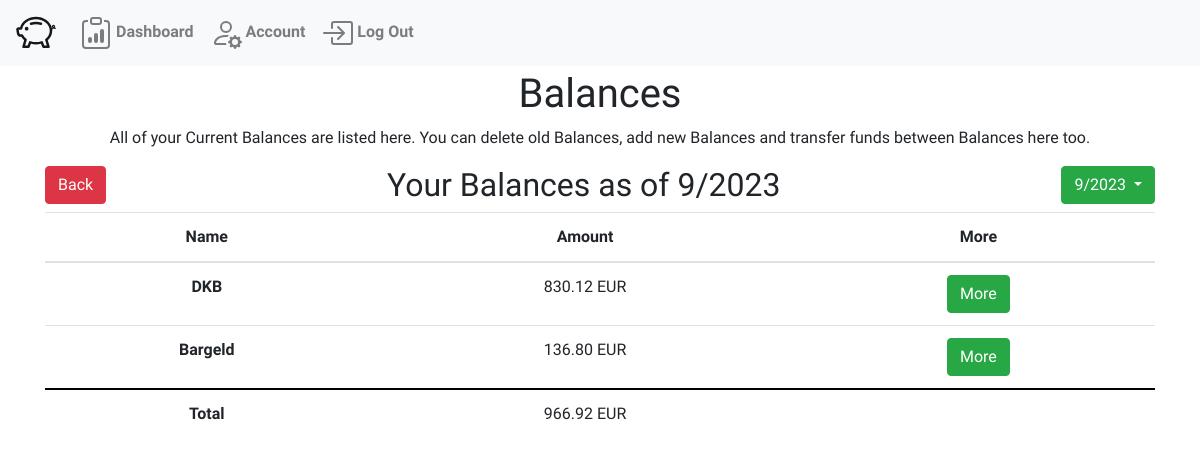
Screenshot of /balances/2023-09-17 (signed in) with the database file from the repository.
### WalletWise/models.py (models this page shows, shortened)
class MonthBudget(models.Model):
    dashboard = models.ForeignKey("Dashboard", on_delete=models.CASCADE, related_name="months")
    date = models.DateField(auto_now_add=True)
    @property
    def all_funds(self):
        total_amount = Decimal(0)
        if self.funds.aggregate(amount_sum=models.Sum('amount'))['amount_sum']:
            total_amount = self.funds.aggregate(amount_sum=models.Sum('amount'))['amount_sum']
        return Decimal(total_amount).quantize(Decimal('0.00'), rounding=ROUND_DOWN) or 0  # Return 0 if no funds are associated
    @property
    def month(self):
        return self.date.month
    @property
    def year(self):
        return self.date.year

class Funds(models.Model):
    budget = models.ForeignKey("MonthBudget",related_name="funds", on_delete=models.CASCADE)
    title = models.CharField(max_length=64)
    amount = models.DecimalField(decimal_places=2, max_digits=20)
    defaultOwner = models.ForeignKey("User", related_name="defaultFunds", on_delete=models.DO_NOTHING, default=None, null=True)

### WalletWise/views.py (the view)
# urls.py: path("balances/<str:date>", views.changeMonth, name="changeMonth"),
def changeMonth(request, date):
    user = request.user
    dashboard = Dashboard.objects.get(owner=user)
    currentBudget= MonthBudget.objects.filter(date=date, dashboard=dashboard)[0]
    return render(request, "WalletWise/balances.html", {
        'user':user,
        'budget': currentBudget,
        'dashboard' : dashboard
    })

### WalletWise/templates/WalletWise/balances.html (shortened to what this page needs)
{% extends "WalletWise/layout.html" %}
{% block body %}
<div class="container text-center">
    <h1>Balances</h1>
    <p>All of your Current Balances are listed here. You can delete old Balances, add new Balances and transfer funds between Balances here too.</p>
    <a style="float: left;" class="btn btn-danger" href="{% url 'dashboard' %}" role="button">Back</a>
    <h2 style="display: inline-block;">Your Balances as of {{budget.month}}/{{budget.year}}</h2>
    <div style="float: right;" class="dropdown">
        <button class="btn btn-success dropdown-toggle" type="button" id="dropdownMenuButton" data-bs-toggle="dropdown" aria-haspopup="true" aria-expanded="false">
            {{budget.month}}/{{budget.year}}
        </button>
    </div>
    <table class="table">
        <thead>
            <tr>
                <th scope="col">Name</th>
                <th scope="col">Amount</th>
                <th scope="col">More</th>
            </tr>
        </thead>
        <tbody>
            {% for balance in budget.funds.all %}
            <tr>
                <th scope="row">{{balance.title}}</th>
                <td>{{balance.amount}} EUR</td>
                <td><a class="btn btn-success" href="{% url 'balance' date=budget.date title=balance.title %}" role="button">More</a></td>
            </tr>
            {% endfor %}
        </tbody>
        <tfoot>
            <th scope="row">Total</th>
            <td>{{budget.all_funds}} EUR</td>
            <td></td>
        </tfoot>
    </table>
</div>
{% endblock %}

### WalletWise/static/WalletWise/styles.css (style rules this page uses)
body { padding-top: 70px; font-family: 'Inconsolata', monospace; }
.table tfoot th, .table tfoot td { border-top-width: 2px; border-bottom-width: 2px; border-color: #000; }

### rows the page displays
MonthBudget: month "9", year "2023", all_funds "966.92"
Funds: title "DKB", amount "830.12"
Funds: title "Bargeld", amount "136.80"
